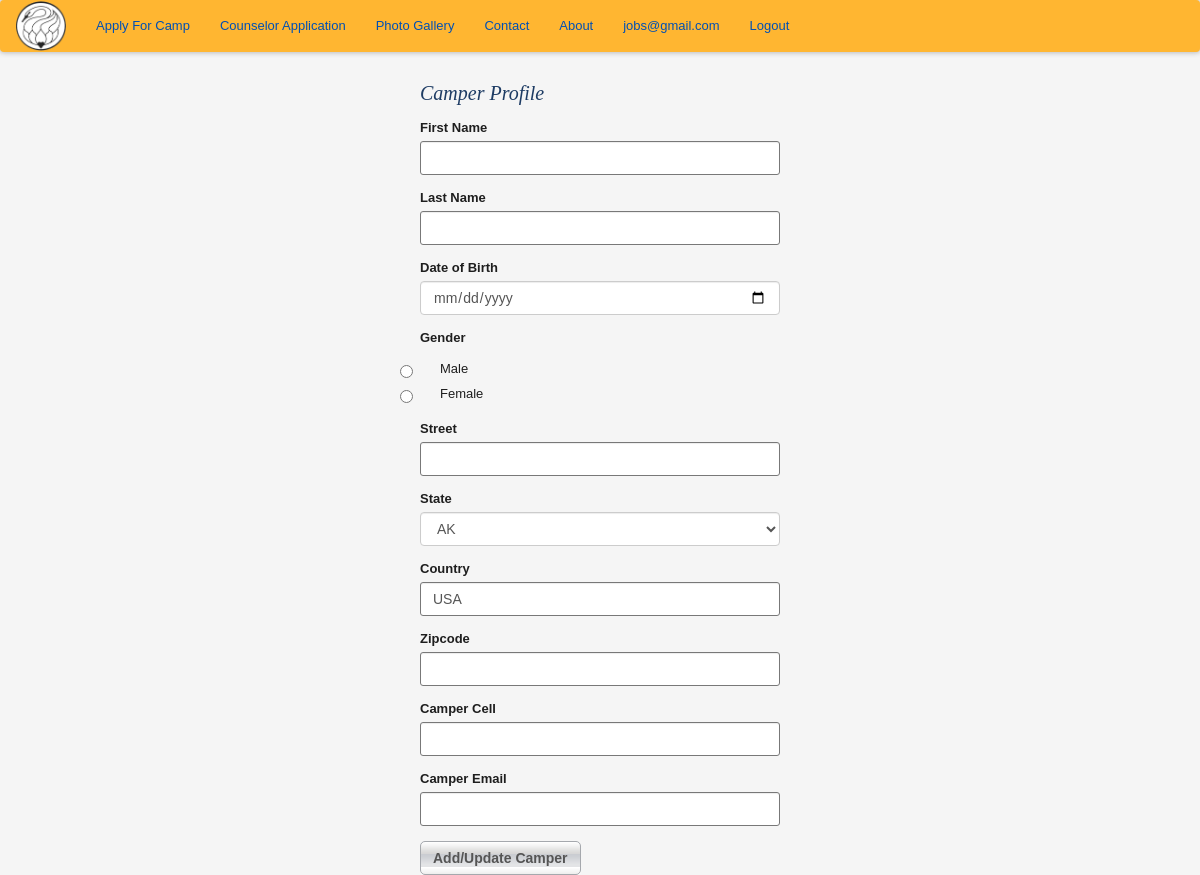
The page /edit_camper_profile/4 (signed in) on the database as committed earlier.
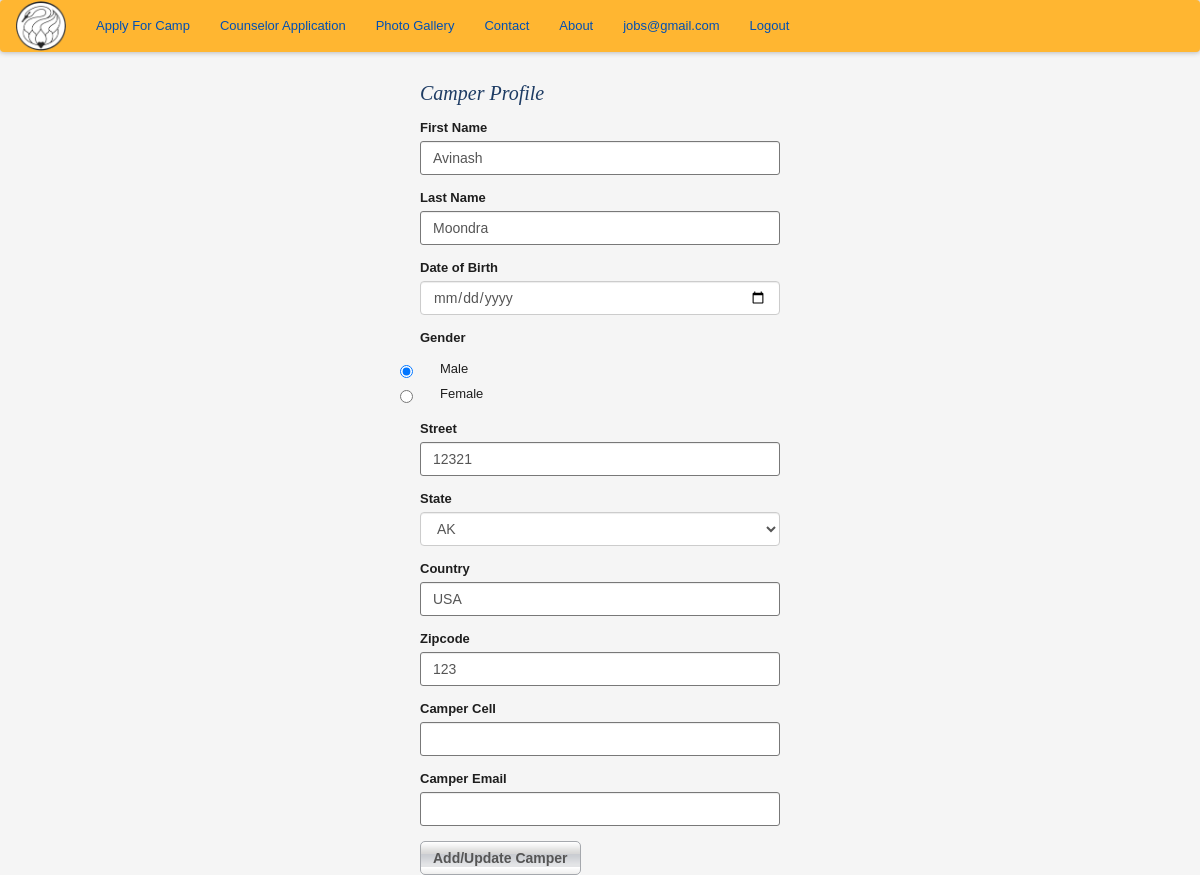
The same page on the database as committed later.
### app/models.py (models this page shows, shortened)
class Camper(db.Model):
    __tablename__ = 'camper'
    id = db.Column(db.Integer, primary_key = True)
    fn = db.Column(db.String(64), index=True)
    ln = db.Column(db.String(64), index=True)
    dob = db.Column(db.Date)
    gender = db.Column(db.String(5))
    street = db.Column(db.String(200))
    state = db.Column(db.String(2))
    country = db.Column(db.String(64))
    zipcode = db.Column(db.String(8))
    campercell = db.Column(db.String(64))
    camperemail = db.Column(db.String(64))
    parents_id = db.Column(db.Integer, db.ForeignKey('parents.id'))
    regs = db.relationship('Camper_Registration', backref='camper', lazy='dynamic')

### app/controller.py (the view, shortened to what this page needs)
@app.route('/edit_camper_profile/<int:camper_id>', methods=['GET','POST'])
@login_required
def edit_camper(camper_id):
    camper = Camper.query.get(camper_id)
    form = UpdateCamperProfileForm(obj=camper)
    errors = None
    return render_template('camper_profile.html', form=form, errors=errors)

### app/forms.py
class UpdateCamperProfileForm(FlaskForm):
    fn = StringField('First Name', validators=[Required()])
    ln = StringField('Last Name', validators=[Required()])
    dob = DateField('Date of Birth', format=FDATE, validators=[Required()])
    gender = RadioField('Gender', choices=[('M', 'Male'),('F', 'Female')], validators=[Required()])
    street = StringField('Street', validators=[Required()])
    state = SelectField('State', choices = STATES, validators=[Required()])
    country = StringField('Country', default = "USA", validators=[Required()])
    zipcode = StringField('Zipcode', validators=[Required()])
    campercell = StringField('Camper Cell', validators=[Optional()])
    camperemail = StringField('Camper Email', validators=[Optional(),Email()])
    submit = SubmitField('Add/Update Camper')

### app/models.py (called while the page is built)
@login_manager.user_loader
def load_user(user_id):
    return User.query.filter_by(email=user_id).first()

### app/templates/camper_profile.html (shortened to what this page needs)
{% extends "base_templates/base.html" %}
{% import "bootstrap/wtf.html" as wtf %}
\{% block content %}
    <div class= "container">
        <div class="row">
            <div class= "col-md-offset-4 col-md-4">
                <h1> Camper Profile </h1>
                    {{ wtf.quick_form(form) }}
            </div>
        </div>
    </div>
{% endblock %}

Rows that differ between the two databases and show on the page:
added Camper: fn "Avinash", ln "Moondra", gender "☑ Male ☐ Female", street "12321", state "AK", country "USA", zipcode "123"
Other text that changed with them:
form field gender: "☐ Male ☐ Female" → (not shown)
form field state: "AK" → (not shown)
form field country: "USA" → (not shown)
